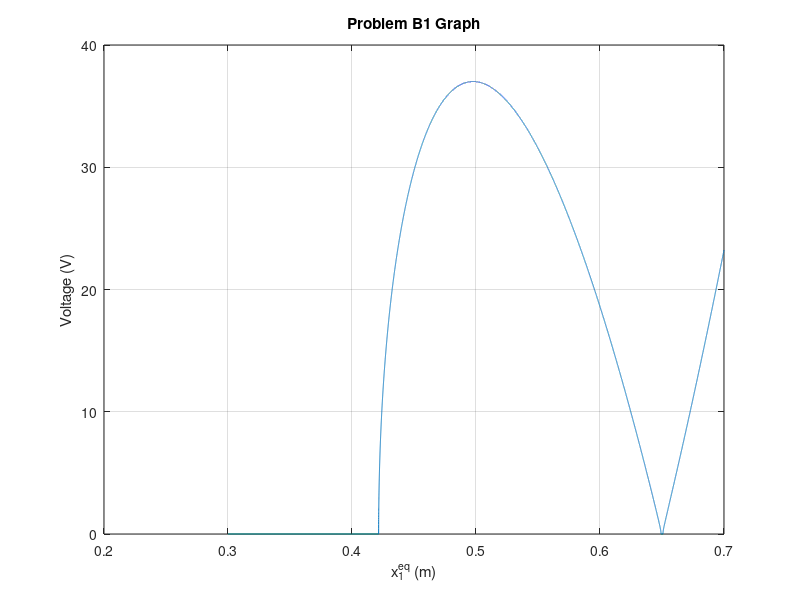

MATLAB code for this plot:
x = [0.3 : 0.00001: 0.7];
V = (774896.55*x.^3 - 1333971.97*x.^2 + 751982.01*x - 137991.22).^0.5;
plot(x, V), xlabel('x_1^{eq} (m)'), ylabel('Voltage (V)'), title('Problem B1 Graph'),
grid on

